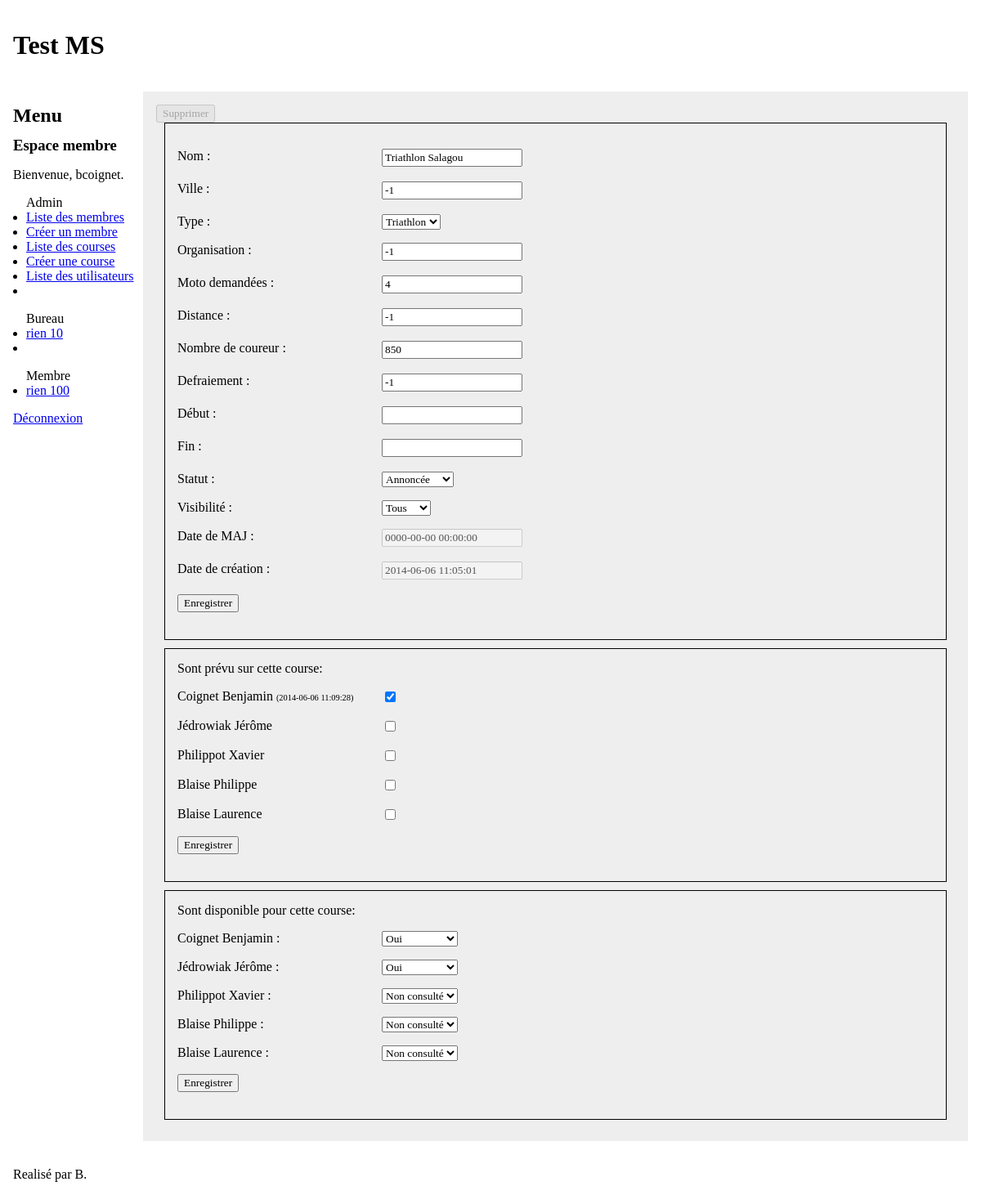
The page /index.php?module=courses&action=modifier&id=1 (signed in) on the database its author committed.
### tables this page shows
CREATE TABLE courses (
	id					int(10) unsigned 	NOT NULL 	AUTO_INCREMENT,
	nom					VARCHAR(32)			NOT NULL,
	ville				VARCHAR(32)			NOT NULL 	DEFAULT '-1',
	organisation		VARCHAR(50)			NOT NULL 	DEFAULT '-1',	
	date_debut			date				NOT NULL,
	heure_debut			char(5)				NOT NULL 	DEFAULT '08:00',
	date_fin			date				NOT NULL,
	heure_fin			char(5)				NOT NULL 	DEFAULT '17:00',
	moto_demande		int(3)				NOT NULL 	DEFAULT '-1',
	type_course			VARCHAR(50)			NOT NULL 	DEFAULT '-1',
	defraiement			VARCHAR(50)			NOT NULL 	DEFAULT '-1',
	distance			VARCHAR(50)			NOT NULL 	DEFAULT '-1',
	nb_coureurs			VARCHAR(50)			NOT NULL 	DEFAULT '-1',
	statut				VARCHAR(50)			NOT NULL	DEFAULT '-1',
	visibilite			VARCHAR(50)			NOT NULL	DEFAULT 'tous',
	
	date_creation		TIMESTAMP			NOT NULL DEFAULT CURRENT_TIMESTAMP,
	date_maj			TIMESTAMP 			NOT NULL DEFAULT '0000-00-00 00:00:00',
	
	PRIMARY KEY (id)

);

### modeles/courses.php (called while the page is built, shortened)
<?php
require_once CHEMIN_LIB.'form.php';
class course {
	private $id;
	public function __construct($id) {
		$this->id = $id;
	}
	public function load() {
		$pdo = PDO2::getInstance();
		$requete = $pdo->prepare("SELECT * FROM courses where id = :id_course");
		$requete->bindValue(':id_course', $this->id);
		$requete->execute();
	}
}

### modeles/participations.php (called while the page is built, shortened)
<?php
require_once CHEMIN_MODELE.'membres.php';
require_once CHEMIN_MODELE.'courses.php';
require_once CHEMIN_LIB.'form.php';
class participation {
	private $idCourse;
	public function __construct($idMembre = '0', $idCourse = '0') {
		$this->idCourse = $idCourse;
		if ($idMembre !== '0' && $idCourse !== '0'){
		}elseif ($idMembre !== '0' || $idCourse !== '0') {
			if ($this->idCourse !== '0') {
				$this->listingMembre();
			}
		}else {
			return null;
		}
	}
	public function listingMembre () {
		$pdo = PDO2::getInstance();
		$requete = $pdo->prepare("	SELECT pc.id_membre, true AS 'participe', date_creation
									FROM participations_courses pc
									WHERE pc.id_course = :id_course
									UNION (
										SELECT m.id, false AS 'participe', ''
										FROM membres m
										WHERE m.id NOT IN (
											SELECT pc.id_membre
											FROM participations_courses pc
											WHERE pc.id_course = :id_course)
									)
									order by id_membre
								");
		$requete->bindValue(':id_course', $this->idCourse);
		$requete->execute();
	}
}

### modeles/disponibilites.php (called while the page is built, shortened)
<?php
require_once CHEMIN_MODELE.'membres.php';
require_once CHEMIN_MODELE.'courses.php';
require_once CHEMIN_LIB.'form.php';
class disponibilite {
	private $idCourse;
	public function __construct($idMembre = '0', $idCourse = '0') {
		$this->idCourse = $idCourse;
		if ($idMembre !== '0' && $idCourse !== '0'){
		}elseif ($idMembre !== '0' || $idCourse !== '0') {
			if ($this->idCourse !== '0') {
				$this->listingMembre();
			}
		}else {
			return null;
		}
	}
	public function listingMembre () {
		$pdo = PDO2::getInstance();
		$requete = $pdo->prepare("	SELECT id_membre, reponse, date_maj, date_creation
									FROM disponibilites_courses WHERE id_course = :id_course
									union
									(
										SELECT id, '' as reponse, '0000-00-00 00:00:00', '0000-00-00 00:00:00'
										FROM membres WHERE id NOT IN (
											SELECT id_membre from disponibilites_courses WHERE id_course = :id_course
										)
									)
									ORDER BY id_membre
								");
		$requete->bindValue(':id_course', $this->idCourse);
		$requete->execute();
	}
}

### libs/form.php (the view, shortened to what this page needs)
<?php
class Form {
	protected $fields;
	protected $hidden_fields;
	protected $submit_fields;
	protected $fieldsets;
	protected $auto_id;
	protected $label_suffix;
	protected $bounded_data;
	protected $attrs;
	protected $uniqid;
	protected static $instances = array();
	public function __construct($uniqid, $method = 'get') {
		$this->fields= array();
		$this->hidden_fields = array();
		$this->submit_fields = array();
		$this->fieldsets     = array();
		$this->auto_id       = 'id_%s';
		$this->label_suffix  = ' :';
		$this->bounded_data  = array();
		$this->attrs         = new AttributeList(array('method' => $method));
		if (false !== $uniqid && in_array($uniqid, self::$instances)) {
			trigger_error("Un formulaire identifié par '$uniqid' existe déj�  ! Conflits potentiels détectés !", E_USER_WARNING);
		} else {
			self::$instances[] = $uniqid;
			$this->uniqid = $uniqid;
		}
	}
	public function label_suffix() {
		return $this->label_suffix;
	}
	public function auto_id() {
		return $this->auto_id;
	}
	public function method($method) {
		$method = strtolower($method);
		if (in_array($method, array('get', 'post'))) {
			$this->attrs['method'] = $method;
		}
		return $this;
	}
	public function add($field, $name) {
		if (!isset($this->fields[$name])) {
			$field = 'Form_'.ucfirst($field);
			$field_object = new $field($name, $this);
			if ('Form_Submit' == $field) {
				$this->submit_fields[$name] = $field_object;
			} else if ('Form_Hidden' == $field) {
				$this->hidden_fields[$name] = $field_object;
			}
			$this->fields[$name] = $field_object;
			return $field_object;
		} else {
			trigger_error("Un champ nommé '$name' existe déj�  dans le formulaire identifié par '{$this->uniqid}'.", E_USER_WARNING);
		}
	}
	public function get_bounded_data($name = null) {
		if (null !== $name) {
			return isset($this->bounded_data[$name]) ? $this->bounded_data[$name] : '';
		} else {
			return $this->bounded_data;
		}
		return null;
	}
	public function __toString() {
		$tab = func_num_args() > 0 ? func_get_arg(0) : '';
		$o = $tab.'<form'.$this->attrs.'>'."\n";
		if (empty($this->fieldsets)) {
			$o .= $this->_html_fields($tab."\t", array_diff_key($this->fields, $this->hidden_fields, $this->submit_fields));
			if (!empty($this->hidden_fields)) { $o .= $this->_html_hidden_fields($tab."\t", $this->hidden_fields); }
			$o .= $this->_html_fields($tab."\t", $this->submit_fields);
		}
		$o .= $tab.'</form>';
		return $o;
	}
	protected function _html_fields($tab, $fields, $filter = array()) {
		$o = '';
		foreach($fields as $f) {
			if (empty($filter) || in_array($f->get_name(), $filter)) {
				$o .= "$tab<p>\n".$f->__toString($tab."\t")."\n$tab</p>\n";
			}
		}
		return $o;
	}
	protected function _html_hidden_fields($tab, $fields, $filter = array()) {
		$o = '';
		foreach($fields as $f) {
			if (empty($filter) || in_array($f->get_name(), $filter)) {
				$o .= $tab.$f->__toString($tab)."\n";
			}
		}
		return $o;
	}
}
abstract class Form_Field {
	public function __construct($name, $form) {
		$this->form     = $form;
		$this->attrs    = new AttributeList;
		$this->error_messages= new ErrorList;
	}
	public function label($text) {
		$this->label = $text;
		return $this;
	}
	public function value($text) {
		$this->value = $text;
		return $this;
	}
	static protected function _generate_for_id($auto_id, $name) {
		if (!empty($auto_id)) {
			$for = sprintf(' for="'.$auto_id.'"', $name);
			$id  = sprintf(' id="'.$auto_id.'"',  $name);
			return array($for, $id);
		}
		return array('', '');
	}
}
class Form_Text extends Form_Input {
	protected $autocomplete;
	public function __construct($name, $form) {
		$this->attrs['type'] = 'text';
		$this->autocomplete = true;
	}
	public function __toString() {
		$tab = func_num_args() > 0 ? func_get_arg(0) : '';
		$id = '';
		$label = '';
		if (!empty($this->label)) {
			list($for, $id) = self::_generate_for_id($this->form->auto_id(), $this->attrs['name']);
			$label = '<label'.$for.'>'.$this->label.$this->form->label_suffix().'</label>'."\n$tab";
		}
		$errors = $this->error_messages->__toString($tab);
		if (true === $this->autocomplete) {
			$value = $this->form->get_bounded_data($this->attrs['name']);
			$value = (!empty($value)) ? $value : $this->value;
			$value = (!empty($value)) ? ' value="'.htmlspecialchars($value).'"' : '';
		} else {
			$value = '';
		}
		$field = '<input'.$id.$this->attrs.$value.' />';
		return $tab.sprintf("%2\$s%1\$s%3\$s", $field, $label, $errors);
	}
}
class Form_Hidden extends Form_Input {
	public function __construct($name, $form) {
		$this->attrs['type'] = 'hidden';
	}
	public function __toString() {
		$tab = func_num_args() > 0 ? func_get_arg(0) : '';
		return $tab.'<input'.$this->attrs.' value="'.htmlspecialchars($this->value).'" />';
	}
}
class Form_Submit extends Form_Input {
	public function __construct($name, $form) {
		$this->attrs['type'] = 'submit';
	}
	public function __toString() {
		$tab = func_num_args() > 0 ? func_get_arg(0) : '';
		$label = (!empty($this->label)) ? '<label>'.$this->label.$this->form->label_suffix().'</label>'."\n$tab" : '';
		$value = empty($this->value) ? '' : ' value="'.$this->value.'"';
		$field = '<input'.$this->attrs.$value.' />';
		return $tab.sprintf("%2\$s%1\$s", $field, $label);
	}
}
class Form_Select extends Form_Input {
	protected $choices;
	public function __construct($name, $form) {
		$this->choices = array();
	}
	public function choices($array) {
		$this->choices = $array;
		return $this;
	}
	public function __toString() {
		$tab = func_num_args() > 0 ? func_get_arg(0) : '';
		$id = '';
		$label = '';
		if (!empty($this->label)) {
			list($for, $id) = self::_generate_for_id($this->form->auto_id(), $this->attrs['name']);
			$label = '<label'.$for.'>'.$this->label.$this->form->label_suffix().'</label>'."\n$tab";
		}
		$errors = $this->error_messages->__toString($tab);
		$value = $this->form->get_bounded_data($this->attrs['name']);
		$value = (!empty($value)) ? $value : $this->value;
		$fields = array();
		foreach($this->choices as $v => $c) {
			if (is_array($c)) {
				$fields[] = "$tab\t".'<optgroup label="'.htmlspecialchars($v).'">';
				foreach($c as $vv => $cc) {
					$selected = '';
					if ($value == $vv) { $selected = ' selected="selected"';  }
					$fields[] = "$tab\t\t".'<option value="'.htmlspecialchars($vv).'"'.$selected.'> '.$cc.'</option>';
				}
				$fields[] = "$tab\t".'</optgroup>';
			} else {
				$selected = '';
				if ($value == $v) { $selected = ' selected="selected"';  }
				$fields[] = "$tab\t".'<option value="'.htmlspecialchars($v).'"'.$selected.'> '.$c.'</option>';
			}
		}
		$field = '<select'.$id.$this->attrs.'>'."\n".implode("\n", $fields)."\n$tab</select>";
		return $tab.sprintf("%2\$s%1\$s%3\$s", $field, $label, $errors);
	}
}
class Form_Checkbox extends Form_Input {
	public function __construct($name, $form) {
		$this->attrs['type'] = 'checkbox';
	}
	public function checked($bool = true) {
		if (true === $bool) {
			$this->attrs['checked'] = 'checked';
		}
		else {
			unset($this->attrs['checked']);
		}
		return $this;
	}
	public function __toString() {
		$tab = func_num_args() > 0 ? func_get_arg(0) : '';
		$id = '';
		$label = '';
		if (!empty($this->label)) {
			list($for, $id) = self::_generate_for_id($this->form->auto_id(), $this->attrs['name']);
			$label = "\n$tab".'<label'.$for.'>'.$this->label.'</label>';
		}
		$errors = $this->error_messages->__toString($tab);
		$value = (!empty($this->value)) ? ' value="'.htmlspecialchars($this->value).'"' : '';
		$checked = ($this->value == $this->form->get_bounded_data($this->attrs['name'])) ? ' checked="checked"' : '';
		$field = '<input'.$id.$this->attrs.$value.$checked.' />';
		return $tab.sprintf("%1\$s%2\$s%3\$s", $field, $label, $errors);
	}
}
class ListArray implements Iterator, ArrayAccess {
	protected $array = array();
	function __construct(Array $array = array()) {
		$this->array = $array;
	}
	public function offsetGet($offset) {
		return $this->array[$offset];
	}
	public function offsetSet($offset, $value) {
		return $this->array[$offset] = $value;
	}
}
class ErrorList extends ListArray {
	public function __toString() {
		$tab = func_num_args() > 0 ? func_get_arg(0) : '';
		return '';
	}
}
class AttributeList extends ListArray {
	public function __toString() {
		$o = '';
		if (!empty($this->array)) {
			foreach($this->array as $a=>$v) {
				$o .= sprintf(' %s="%s"', $a, htmlspecialchars($v));
			}
		}
		return $o;
	}
}

### rows shown on the page
courses: label "Nom", nom "Triathlon Salagou", ville "-1", organisation "-1", moto_demande "4", distance "-1", nb_coureurs "850", defraiement "-1", label "Visibilité", label "Date de MAJ", date_maj "0000-00-00 00:00:00", label "Date de création", date_creation "2014-06-06 11:05:01"

### other values the page prints
$_SESSION['utilisateur']->getNomUtilisateur() "bcoignet"
$this->label "Ville"
$this->label "Type"
$this->label "Organisation"
$this->label "Moto demandées"
$this->label "Distance"
$this->label "Nombre de coureur"
$this->label "Defraiement"
$this->label "Début"
$this->label "Fin"
$this->label "Statut"
$this->label "Coignet Benjamin (2014-06-06 11:09:28)"
$this->label "Jédrowiak Jérôme"
$this->label "Philippot Xavier"
$this->label "Blaise Philippe"
